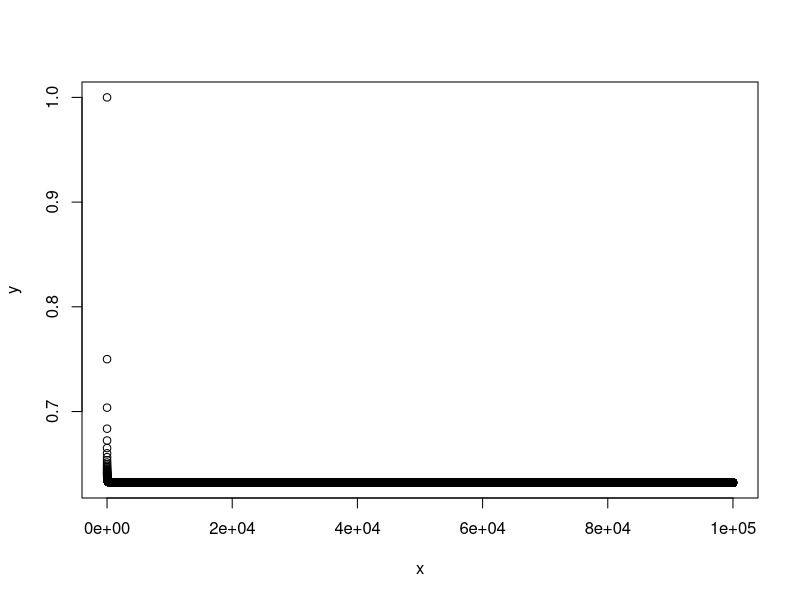
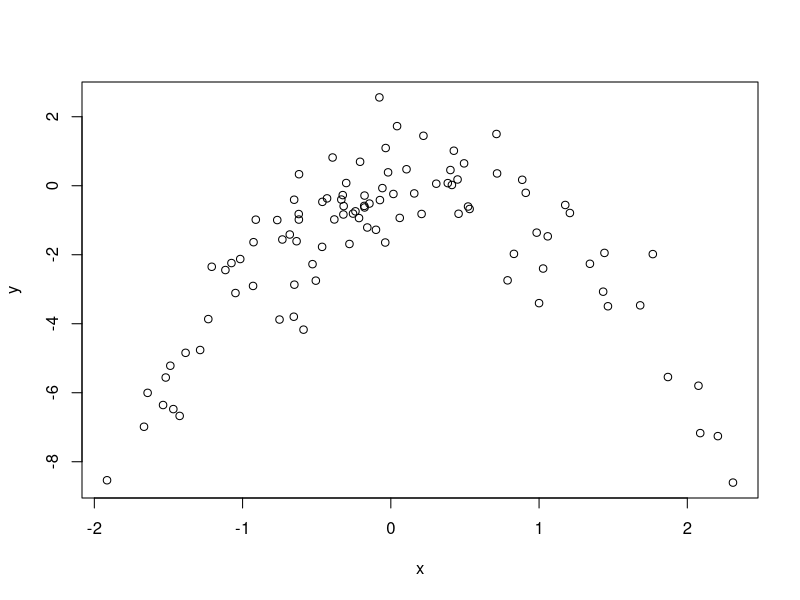

Reproduce these figures in R, in order.
#Chapter 5
#exercise 2 part g


x = 1:100000
y = (1-(1-1/x)**x)
plot(x,y)

#it can be seen from the plot that it shows the curve reaching a limit 
#which is approximately .6323


#exercise part h 
store <- rep(NA, 10000)
for (i in 1:10000){
  store[i] <- sum(sample(1:100, rep=TRUE ) == 4) >0
}
mean(store)
#The result was .632
#this shows that the average value of the 4th observation was .632
#Also helps show that indeed we are hitting a limit of about .632


#exercise 8
#given
set.seed(1)
y<- rnorm(100)
x<- rnorm(100)
y <-x - 2*x^2+rnorm(100)

#part a
#the n is 100, p= 2
#model is Y = X -2X^2 + epsilon

#part b

plot(x,y)
#There seems to be a non-linear relationship
library(boot)
set.seed(1)


data <- data.frame(x,y)
model.1 <- glm(y~x)
cv.glm(data, model.1)$delta[1]

model.2 <- glm(y~poly(x,2))
cv.glm(data, model.2)$delta[1]

model.3 <- glm(y~poly(x,3))
cv.glm(data, model.3)$delta[1]

model.4 <- glm(y~poly(x,4))
cv.glm(data, model.4)$delta[1]
#part d
set.seed(333)


data <- data.frame(x,y)
model.1 <- glm(y~x)
cv.glm(data, model.1)$delta[1]

model.2 <- glm(y~poly(x,2))
cv.glm(data, model.2)$delta[1]

model.3 <- glm(y~poly(x,3))
cv.glm(data, model.3)$delta[1]

model.4 <- glm(y~poly(x,4))
cv.glm(data, model.4)$delta[1]
#the results are the same because LOOCV 
#analyses the n folds of a single observation


#part e
#the smallest error was model 2 which make sense since the relationship looks quadratic
#this result confirms indeed that the realtion is quadratic

#part f

summary(model.4)
#based on the above results it can be seen that the Probabilites for linear and
#quadratic terms are stastically significant from the P-value and for the 3rd and 4th degree terms have no significance
#this backs up the claim that this relationship is indeed quadratic and agrees with the CV results



